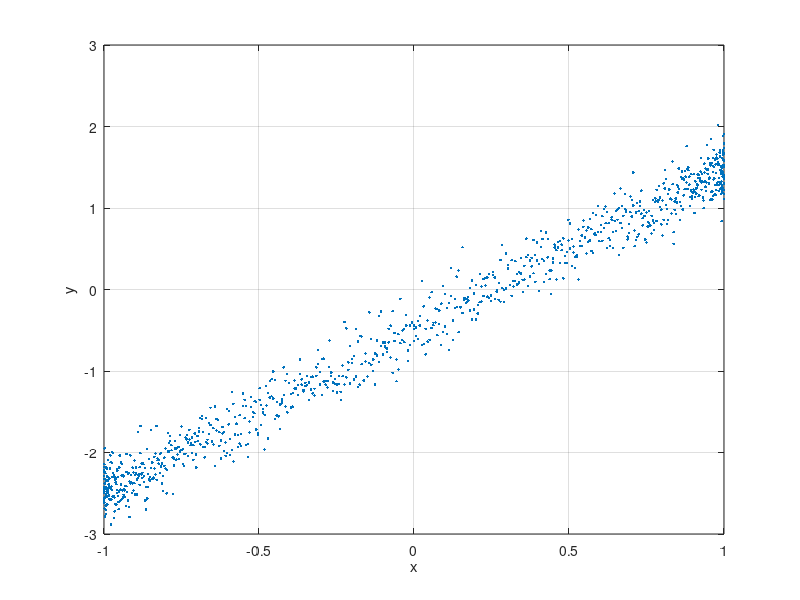

Write the MATLAB code that produced this figure.
p2=load('p2.mat')

figure;
plot(p2.x,p2.y,'.')
xlabel('x') % the name of X-axis
ylabel('y') % the name of Y-axis
grid on % Add grid